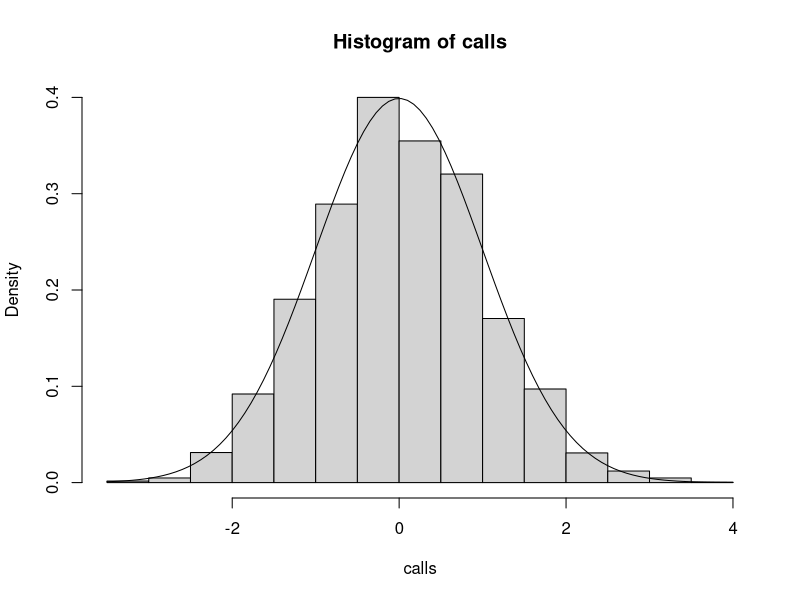

Recreate this plot in R.
## ---- chunk 1
knitr::opts_chunk$set(echo = TRUE)
## ---- chunk 2
P <- matrix(c(1/4, 1/4, 1/2, 0,0, 
              1/4, 1/8,1/8,0,1/2, 
              1/4,0,0, 1/2, 1/4, 
              0,0,0,1/2, 1/2, 1/3, 1/3, 0, 0, 1/3), nrow =5)
P <-t(P)
P
## ---- chunk 3
Q = P  %*% P%*%P
Q
## ---- chunk 4
eigen(t(P))
stat = eigen(t(P))$vectors[,1]
stat = stat/sum(stat)
stat
## ---- chunk 5
number<- function(t){
  arr  = rexp(1,3) + rexp(1,3)
  inter = arr
  while(arr[length(arr)] <t){
    inter <- c(inter, (rexp(1,3) + rexp(1,3))  )
    arr <- c(arr, arr[length(arr)] + inter[length(inter)])
}
length(arr)
}
## ---- chunk 6
nz <- function(t){
vary = 2*(1/9)
    mu = 2*(1/3)
ratio=  ( number(t) - (t/mu)  )/ (   ( (t* vary)/ mu^3)^(0.5)   )
  ratio
}

## ---- chunk 7

calls = replicate(5000, nz(300))
hist(calls, prob=TRUE)
curve(dnorm(x), add=TRUE)
